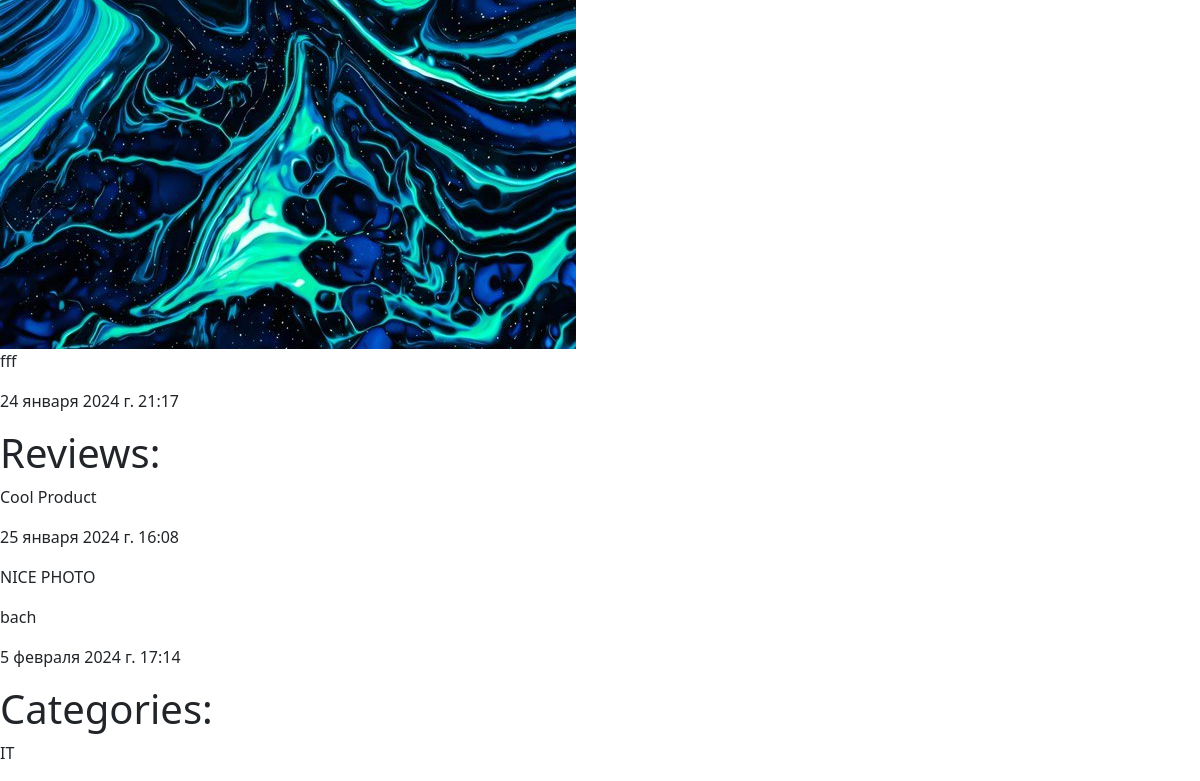
The page /products/1/ (lower part) on the database as committed earlier.
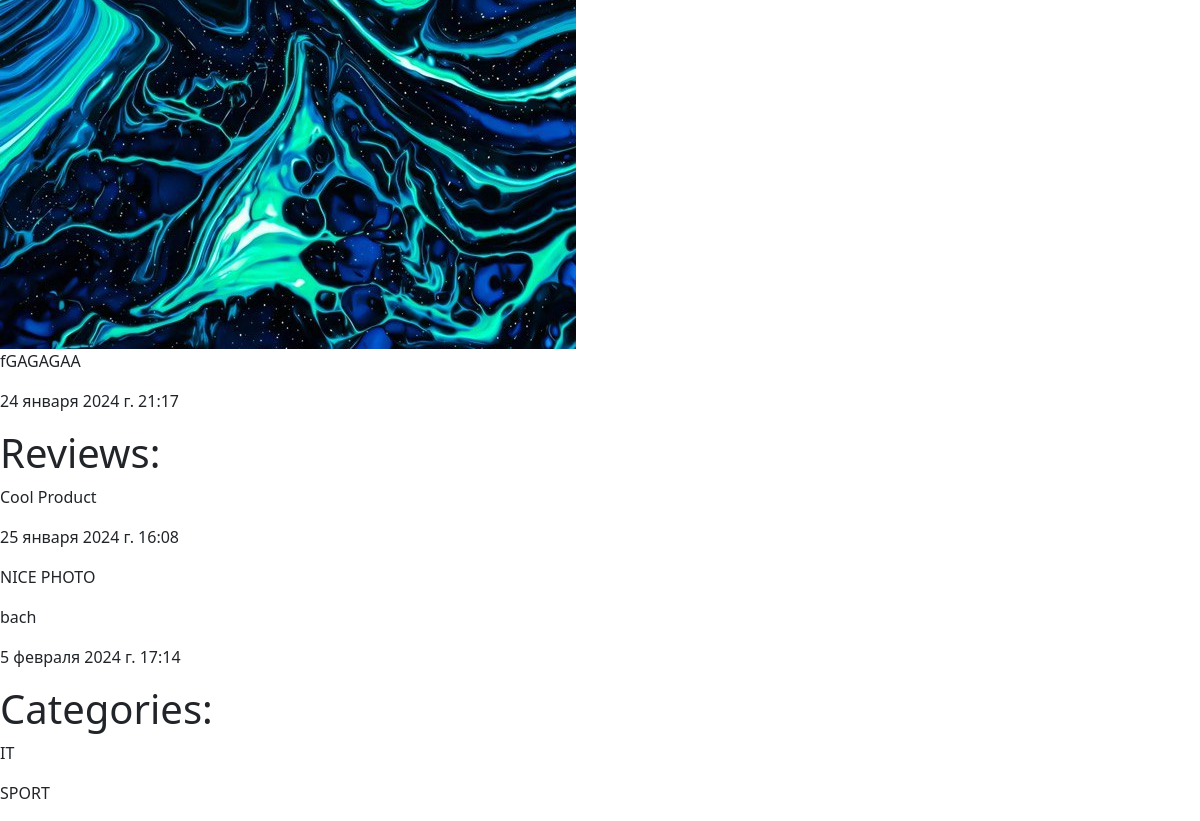
The same page on the database as committed later.
### post/models.py (models this page shows, shortened)
class Product(models.Model):
    user = models.ForeignKey(
        "auth.User",
        on_delete=models.CASCADE,
        related_name="products",
        null=True
    )
    photo = models.ImageField(upload_to="post_photos/%Y/%m/%d", null=True,
                              verbose_name="Фото")
    title = models.CharField(max_length=100)
    content = models.TextField(null=True, blank=True)
    price = models.FloatField(default=0)
    created_at = models.DateTimeField(auto_now_add=True)
    updated_at = models.DateTimeField(auto_now=True)
    categories = models.ManyToManyField(
        Categorie,
        related_name="products"
    )
    class Meta:
        db_table = "product"
        verbose_name = "Продукт"
        verbose_name_plural = "Продукты"

class Review(models.Model):
    user = models.ForeignKey(
        "auth.User",
        on_delete=models.CASCADE,
        related_name="reviews",
        null=True
    )
    product = models.ForeignKey(
        Product,
        on_delete=models.CASCADE,
        related_name="reviews",
    )
    text = models.TextField()
    created_at = models.DateTimeField(auto_now_add=True)

class Categorie(models.Model):
    title = models.CharField(max_length=100)

### post/views.py (the view)
# urls.py: path('products/<int:product_id>/', product_detail_view, name='product_detail'),
def product_detail_view(request, product_id):
    if request.method == 'GET':
        form = ReviewCreateForm()
        try:
            product = Product.objects.get(id=product_id)
        except Product.DoesNotExist:
            return HttpResponse("Post not found")
        has_change_permission = product.user == request.user
        context = {'product': product, 'review_form': form, 'has_change_permission': has_change_permission}
        return render(
            request,
            'post/detail.html',
            context=context
        )

### templates/post/detail.html (shortened to what this page needs)
{% extends 'index.html' %}
{% block content %}
<img src="/media/{{ product.photo }}">
<p>
    {{ product.content}}
</p>
<p>
    {{ product.created_at}}
</p>
<h1>Reviews:</h1>
{% for review in product.reviews.all %}
    <p>
        {{ review.text }}
    </p>
    <p>
        {{ review.user.username }}
    </p>
    <p>
        {{ review.created_at }}
    </p>
{% endfor %}
<h1>Categories:</h1>
{% for categorie in product.categories.all %}
    <p>
        {{ categorie.title }}
    </p>
{% endfor %}
{% endblock %}

### templates/index.html (shortened to what this page needs)
{% load static %}
<!DOCTYPE html>
<html lang="en">
<head>
    <link rel="stylesheet" href="https://cdn.jsdelivr.net/npm/bootstrap@5.3.2/dist/css/bootstrap.min.css">
</head>
<body>
    {% block content %}
    {% endblock %}
</body>
</html>

Rows that differ between the two databases and show on the page:
changed Product: content "fff" → "fGAGAGAA"
now on this page (row unchanged): Categorie: title "SPORT"
